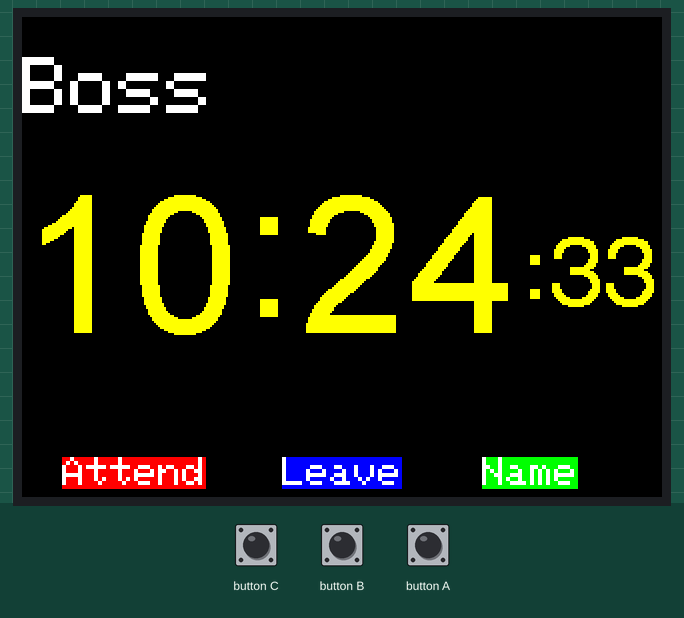
This sketch was run on a simulated ESP32. Parts: 320×240 colour display. Inputs (shaded band) come from the test bench. WiFi joins after 1.5 s; servers stay silent unless stated; uploads are accepted with an empty reply; the local clock reads 2024-03-15 10:24:30 at power-on unless the sketch sets it; what the sketch prints to the serial monitor is not drawn.

Above: at 3.4 s.
3.5 s: button B pressed for 0.15 s
At 3.64 s:
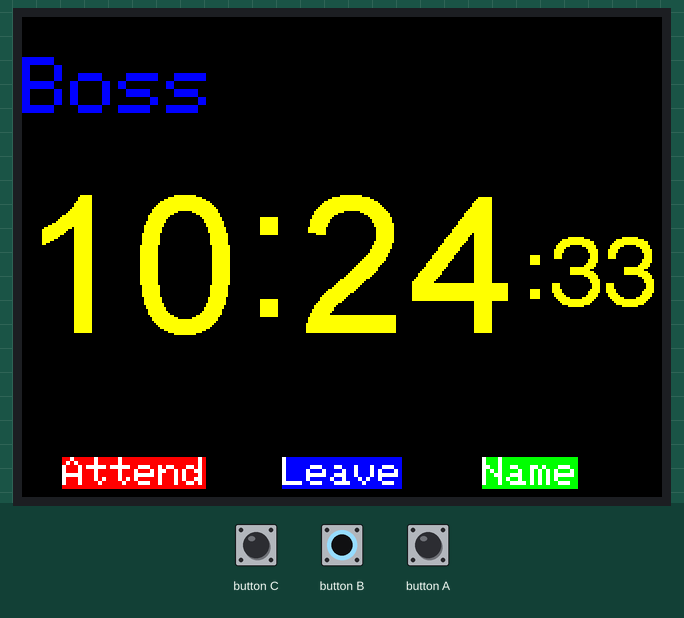
6.6 s: button C pressed for 0.15 s
At 7.7 s:
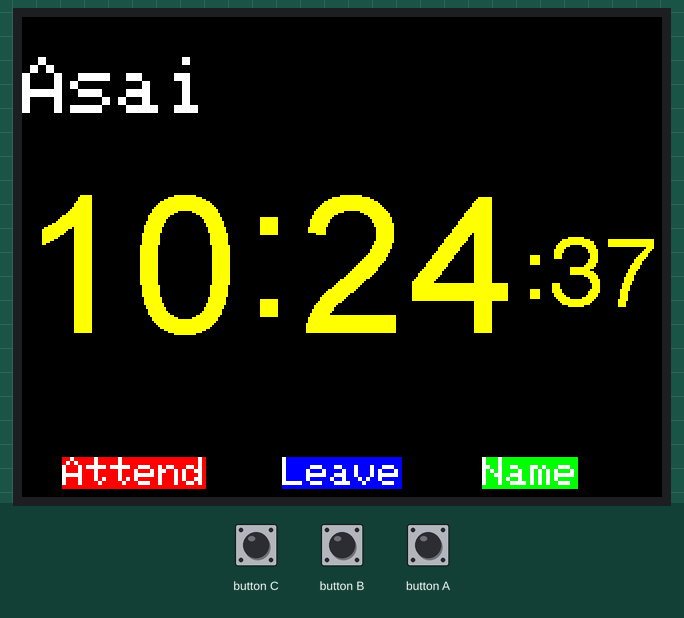
9.7 s: button A pressed for 0.15 s
At 9.84 s:
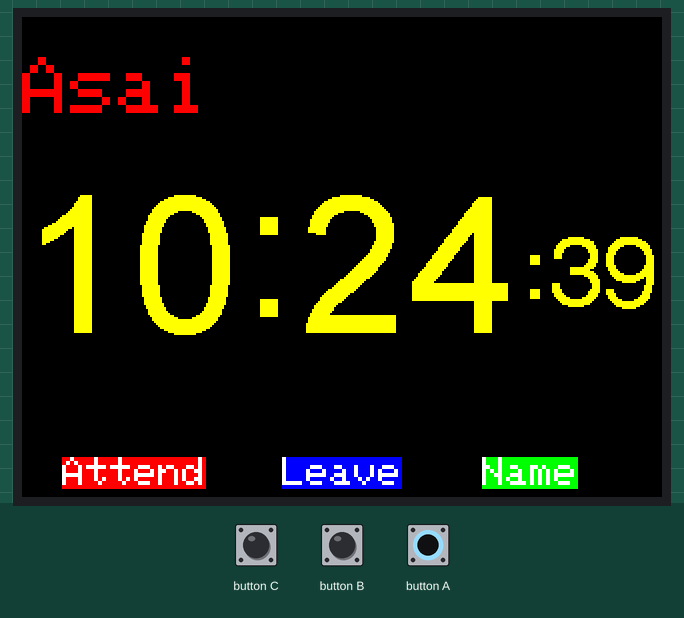
12.8 s: button C pressed for 1 s
At 13.5 s:
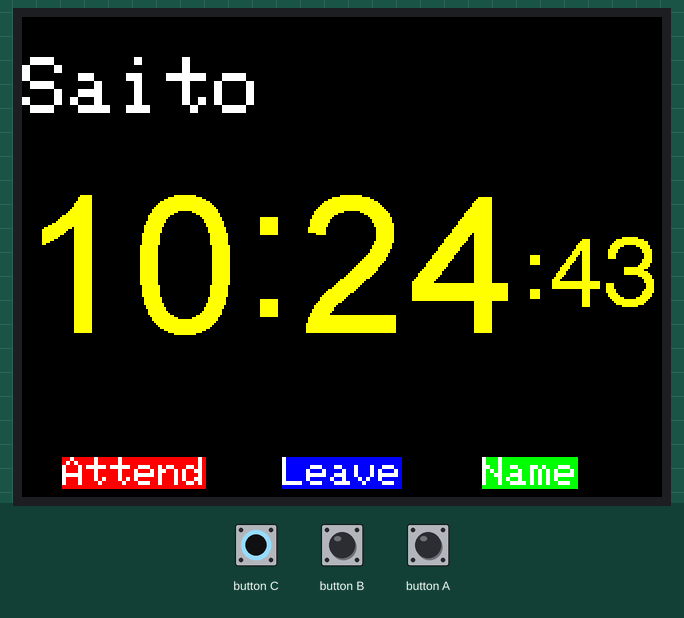
16.8 s: button B pressed for 1 s
At 16.94 s:
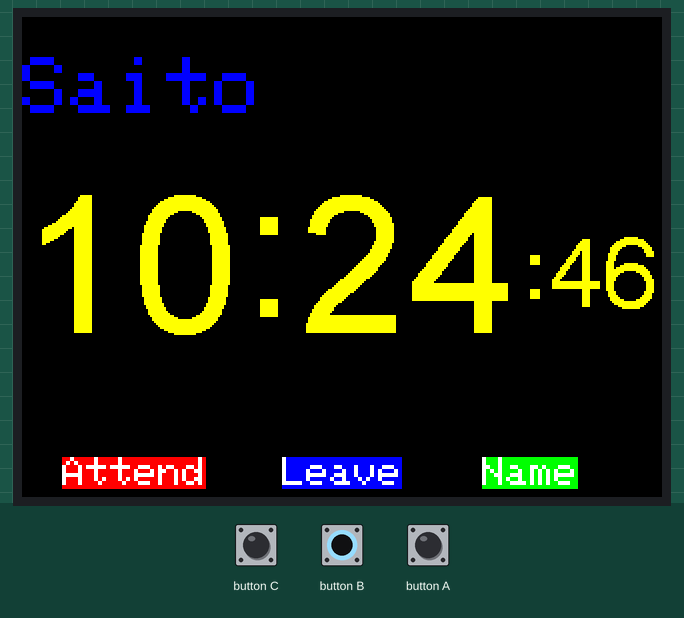
20.8 s: button A pressed for 1 s
At 20.94 s:
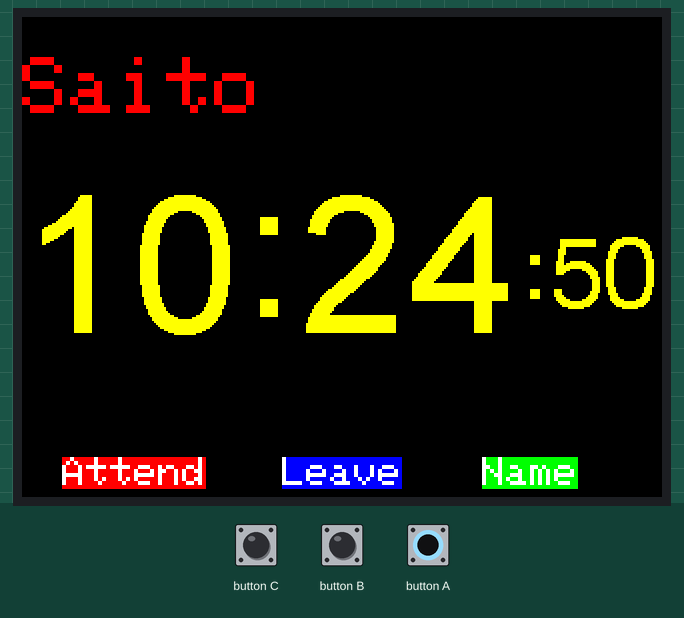
Timing chart, 0 to 23.8 s (numbered marks = the images above; inputs shaded):
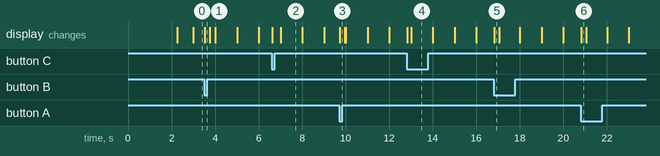

Measured:
- after the input at 3.5 s, the display: changes at once (image 1)
- after the input at 6.6 s, the display: first changes at once (image 2 shows a later state)
- after the input at 9.7 s, the display: changes at once (image 3)
- after the input at 12.8 s, the display: first changes at once (image 4 shows a later state)
- after the input at 16.8 s, the display: changes at once (image 5)
- after the input at 20.8 s, the display: changes at once (image 6)
- what the display in image 2 shows lasts 1.0 s, from 7.0 s to 8.0 s

The sketch:

Timerecorder_v1.ino
```cpp
//コメント20210207
#include <M5Stack.h>
#include <WiFi.h>
#include <driver/adc.h>
#define TFT_GREY 0x5AEB
#include <HTTPClient.h>
#include <ArduinoJson.h>

const char *ssid = "TLAB_Wi-Fi";
const char *password = "#u,3jcdXJ~SS";
const char* published_url = "https://script.google.com/macros/s/AKfycbzPWGqKPYhDg4e1eEvUNRJRvIUA3JJDprhiyiSCAfLO0mgrbXY/exec";
uint8_t hh;
uint8_t mm;
uint8_t ss;
byte omm = 60;
byte oss = 60;
byte xcolon;
byte xsecs;
struct tm timeInfo;
int cnt=0;
String name[] = {"Boss","Asai","Saito","Takahashi","Fujimoto","Ikuta","Ota","Fukuda","Katsura","Shimomura","Higashiguchi","Guest"};
int num=0;
char s[20];

void setup(void) {
  adc_power_acquire(); // ADC Power ON
  M5.begin();
  while (!Serial) continue;
  M5.Lcd.fillScreen(TFT_BLACK);
  M5.Lcd.setTextSize(4);
  M5.Lcd.setBrightness(10);
  M5.Lcd.setTextColor(TFT_WHITE);
  M5.Lcd.setCursor(0, 20);
  M5.Lcd.print(name[0]);
  M5.Lcd.setTextSize(2);
  M5.Lcd.setTextColor(TFT_WHITE, TFT_RED);
  M5.Lcd.setCursor(20, 220);
  M5.Lcd.print("Attend");
  M5.Lcd.setTextColor(TFT_WHITE, TFT_BLUE);
  M5.Lcd.setCursor(130, 220);
  M5.Lcd.print("Leave");
  M5.Lcd.setTextColor(TFT_WHITE, TFT_GREEN);
  M5.Lcd.setCursor(230, 220);
  M5.Lcd.print("Name");
  M5.Lcd.setTextColor(TFT_YELLOW, TFT_BLACK);
  M5.Lcd.setTextSize(1);
  M5.Speaker.setVolume(1);
  WiFi.mode(WIFI_STA);
  WiFi.disconnect();
  if(WiFi.begin(ssid, password) != WL_DISCONNECTED) {
    ESP.restart();
  }
  while (WiFi.status() != WL_CONNECTED) {
    delay(1000);
  }
  configTime(9*3600L,0,"ntp.nict.jp","time.google.com","ntp.jst.mfeed.ad.jp");
}

void loop() {
  getLocalTime(&timeInfo);
  hh = timeInfo.tm_hour;
  mm = timeInfo.tm_min;
  ss = timeInfo.tm_sec;
  StaticJsonDocument<500> doc;
  char pubMessage[256];
  if (oss != ss) {
    int xpos = 0;
    int ypos = 85;
    int ysecs = ypos + 24;
    if (omm != mm) {
      omm = mm;
      if (hh < 10) xpos += M5.Lcd.drawChar('0', xpos, ypos, 8);
      xpos += M5.Lcd.drawNumber(hh, xpos, ypos, 8);
      xcolon = xpos;
      xpos += M5.Lcd.drawChar(':', xpos, ypos - 8, 8);
      if (mm < 10) xpos += M5.Lcd.drawChar('0', xpos, ypos, 8);
      xpos += M5.Lcd.drawNumber(mm, xpos, ypos, 8);
      xsecs = xpos;
    }
    if (oss != ss) {
      oss = ss;
      xpos = xsecs;
      M5.Lcd.drawChar(':', xcolon, ypos - 8, 8);
      xpos += M5.Lcd.drawChar(':', xsecs, ysecs, 6);
      if (ss < 10) xpos += M5.Lcd.drawChar('0', xpos, ysecs, 6);
      M5.Lcd.drawNumber(ss, xpos, ysecs, 6);
    }
  }
    // Aボタンが押されたら
  if(M5.BtnA.wasPressed())
  {
    //M5.Speaker.tone(659, 200);
    //delay(200);
    //M5.Speaker.tone(523, 200);
    //delay(200);
    M5.Lcd.fillRect(0, 0, 320, 70,BLACK); // 塗りつぶし left, top, witdh, height
    M5.Lcd.setTextSize(4);
    M5.Lcd.setTextColor(TFT_RED,TFT_BLACK);
    M5.Lcd.setCursor(0, 20);
    M5.Lcd.print(name[num]);
    M5.Lcd.setTextColor(TFT_YELLOW, TFT_BLACK);
    M5.Lcd.setTextSize(1);
    // JSONメッセージの作成
    JsonArray idValues = doc.createNestedArray("ID");
    idValues.add(name[num]);

    JsonArray dataValues = doc.createNestedArray("temp");
    dataValues.add("in");

    serializeJson(doc, pubMessage);

    // HTTP通信開始
    HTTPClient http;

    Serial.print(" HTTP通信開始　\n");
    http.begin(published_url);

    Serial.print(" HTTP通信POST　\n");
    int httpCode = http.POST(pubMessage);

    if(httpCode > 0){
      //M5.Lcd.printf(" HTTP Response:%d\n", httpCode);

      if(httpCode == HTTP_CODE_OK){
        //M5.Lcd.println(" HTTP Success!!");
        String payload = http.getString();
        Serial.println(payload);
      }
    }else{
      //M5.Lcd.println(" FAILED");
      Serial.printf("　HTTP　failed,error: %s\n", http.errorToString(httpCode).c_str());
    }

    http.end();
    M5.Lcd.fillRect(0, 0, 320, 70,BLACK); // 塗りつぶし left, top, witdh, height
    M5.Lcd.setTextSize(4);
    M5.Lcd.setTextColor(TFT_WHITE,TFT_BLACK);
    M5.Lcd.setCursor(0, 20);
    M5.Lcd.print(name[num]);
    M5.Lcd.setTextColor(TFT_YELLOW, TFT_BLACK);
    M5.Lcd.setTextSize(1);
  }

  // Bボタンが押されたら
  if(M5.BtnB.wasPressed())
  {
    //M5.Speaker.tone(523, 200);
    //delay(200);
    //M5.Speaker.tone(659, 200);
    M5.Lcd.fillRect(0, 0, 320, 70,BLACK); // 塗りつぶし left, top, witdh, height
    M5.Lcd.setTextSize(4);
    M5.Lcd.setTextColor(TFT_BLUE,TFT_BLACK);
    M5.Lcd.setCursor(0, 20);
    M5.Lcd.print(name[num]);
    M5.Lcd.setTextColor(TFT_YELLOW, TFT_BLACK);
    M5.Lcd.setTextSize(1);
    // JSONメッセージの作成
    JsonArray idValues = doc.createNestedArray("ID");
    idValues.add(name[num]);

    JsonArray dataValues = doc.createNestedArray("temp");
    dataValues.add("out");

    serializeJson(doc, pubMessage);

    // HTTP通信開始
    HTTPClient http;

    Serial.print(" HTTP通信開始　\n");
    http.begin(published_url);

    Serial.print(" HTTP通信POST　\n");
    int httpCode = http.POST(pubMessage);

    if(httpCode > 0){
      //M5.Lcd.printf(" HTTP Response:%d\n", httpCode);

      if(httpCode == HTTP_CODE_OK){
        //M5.Lcd.println(" HTTP Success!!");
        String payload = http.getString();
        Serial.println(payload);
      }
    }else{
      //M5.Lcd.println(" FAILED");
      Serial.printf("　HTTP　failed,error: %s\n", http.errorToString(httpCode).c_str());
    }

    http.end();
    M5.Lcd.fillRect(0, 0, 320, 70,BLACK); // 塗りつぶし left, top, witdh, height
    M5.Lcd.setTextSize(4);
    M5.Lcd.setTextColor(TFT_WHITE,TFT_BLACK);
    M5.Lcd.setCursor(0, 20);
    M5.Lcd.print(name[num]);
    M5.Lcd.setTextColor(TFT_YELLOW, TFT_BLACK);
    M5.Lcd.setTextSize(1);

  }

  // Cボタンが押されたら
  if(M5.BtnC.wasPressed())
  {
    //M5.Speaker.tone(440, 100);
    //delay(100);
    //M5.Speaker.mute();
    //delay(100);
    //M5.Speaker.tone(440, 100);
    //delay(100);
    //M5.Speaker.mute();
    //delay(100);
    //M5.Speaker.tone(440, 100);
    num++;
    M5.Lcd.fillRect(0, 0, 320, 70,BLACK); // 塗りつぶし left, top, witdh, height
    M5.Lcd.setTextSize(4);
    M5.Lcd.setTextColor(TFT_WHITE,TFT_BLACK);
    M5.Lcd.setCursor(0, 20);
    M5.Lcd.print(name[num]);
    M5.Lcd.setTextColor(TFT_YELLOW, TFT_BLACK);
    M5.Lcd.setTextSize(1);
    if(num==11)
    {
      num=-1;
    }
  }
  M5.update();  // ボタン操作の状況を読み込む関数(ボタン操作を行う際は必須)
}
```
